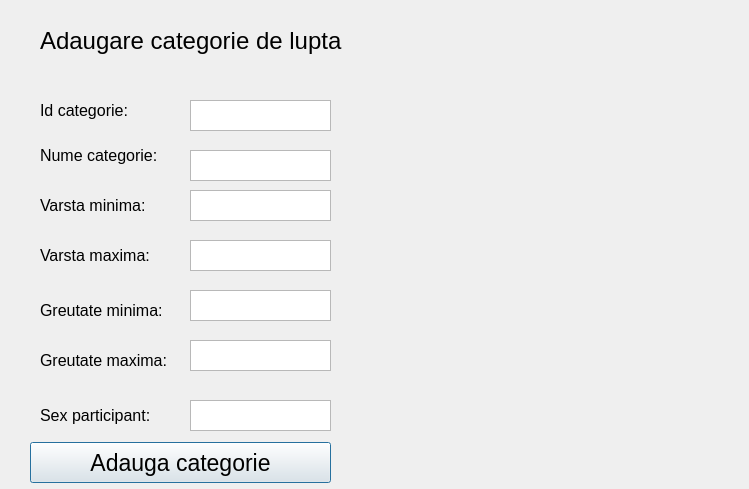
<?xml version="1.0" encoding="UTF-8"?>
<ui version="4.0">
 <class>adaugare_categorie</class>
 <widget class="QDialog" name="adaugare_categorie">
  <property name="geometry">
   <rect>
    <x>0</x>
    <y>0</y>
    <width>749</width>
    <height>489</height>
   </rect>
  </property>
  <property name="windowTitle">
   <string>Dialog</string>
  </property>
  <widget class="QLabel" name="label">
   <property name="geometry">
    <rect>
     <x>40</x>
     <y>20</y>
     <width>341</width>
     <height>41</height>
    </rect>
   </property>
   <property name="font">
    <font>
     <pointsize>18</pointsize>
    </font>
   </property>
   <property name="text">
    <string>Adaugare categorie de lupta</string>
   </property>
  </widget>
  <widget class="QLabel" name="label_2">
   <property name="geometry">
    <rect>
     <x>40</x>
     <y>90</y>
     <width>121</width>
     <height>41</height>
    </rect>
   </property>
   <property name="font">
    <font>
     <pointsize>12</pointsize>
    </font>
   </property>
   <property name="text">
    <string>Id categorie:</string>
   </property>
  </widget>
  <widget class="QLabel" name="label_3">
   <property name="geometry">
    <rect>
     <x>40</x>
     <y>140</y>
     <width>131</width>
     <height>31</height>
    </rect>
   </property>
   <property name="font">
    <font>
     <pointsize>12</pointsize>
    </font>
   </property>
   <property name="text">
    <string>Nume categorie:</string>
   </property>
  </widget>
  <widget class="QLabel" name="label_4">
   <property name="geometry">
    <rect>
     <x>40</x>
     <y>190</y>
     <width>121</width>
     <height>31</height>
    </rect>
   </property>
   <property name="font">
    <font>
     <pointsize>12</pointsize>
    </font>
   </property>
   <property name="text">
    <string>Varsta minima:</string>
   </property>
  </widget>
  <widget class="QLabel" name="label_5">
   <property name="geometry">
    <rect>
     <x>40</x>
     <y>240</y>
     <width>121</width>
     <height>31</height>
    </rect>
   </property>
   <property name="font">
    <font>
     <pointsize>12</pointsize>
    </font>
   </property>
   <property name="text">
    <string>Varsta maxima:</string>
   </property>
  </widget>
  <widget class="QLabel" name="label_6">
   <property name="geometry">
    <rect>
     <x>40</x>
     <y>290</y>
     <width>131</width>
     <height>41</height>
    </rect>
   </property>
   <property name="font">
    <font>
     <pointsize>12</pointsize>
    </font>
   </property>
   <property name="text">
    <string>Greutate minima:</string>
   </property>
  </widget>
  <widget class="QLabel" name="label_7">
   <property name="geometry">
    <rect>
     <x>40</x>
     <y>340</y>
     <width>131</width>
     <height>41</height>
    </rect>
   </property>
   <property name="font">
    <font>
     <pointsize>12</pointsize>
    </font>
   </property>
   <property name="text">
    <string>Greutate maxima:</string>
   </property>
  </widget>
  <widget class="QLabel" name="label_8">
   <property name="geometry">
    <rect>
     <x>40</x>
     <y>400</y>
     <width>121</width>
     <height>31</height>
    </rect>
   </property>
   <property name="font">
    <font>
     <pointsize>12</pointsize>
    </font>
   </property>
   <property name="text">
    <string>Sex participant:</string>
   </property>
  </widget>
  <widget class="QPushButton" name="b_adaugacategorie">
   <property name="geometry">
    <rect>
     <x>30</x>
     <y>442</y>
     <width>301</width>
     <height>41</height>
    </rect>
   </property>
   <property name="font">
    <font>
     <pointsize>17</pointsize>
    </font>
   </property>
   <property name="text">
    <string>Adauga categorie</string>
   </property>
  </widget>
  <widget class="QTextEdit" name="id">
   <property name="geometry">
    <rect>
     <x>190</x>
     <y>100</y>
     <width>141</width>
     <height>31</height>
    </rect>
   </property>
  </widget>
  <widget class="QTextEdit" name="nume">
   <property name="geometry">
    <rect>
     <x>190</x>
     <y>150</y>
     <width>141</width>
     <height>31</height>
    </rect>
   </property>
  </widget>
  <widget class="QTextEdit" name="varsta_min">
   <property name="geometry">
    <rect>
     <x>190</x>
     <y>190</y>
     <width>141</width>
     <height>31</height>
    </rect>
   </property>
  </widget>
  <widget class="QTextEdit" name="varsta_max">
   <property name="geometry">
    <rect>
     <x>190</x>
     <y>240</y>
     <width>141</width>
     <height>31</height>
    </rect>
   </property>
  </widget>
  <widget class="QTextEdit" name="greutate_min">
   <property name="geometry">
    <rect>
     <x>190</x>
     <y>290</y>
     <width>141</width>
     <height>31</height>
    </rect>
   </property>
  </widget>
  <widget class="QTextEdit" name="greutate_max">
   <property name="geometry">
    <rect>
     <x>190</x>
     <y>340</y>
     <width>141</width>
     <height>31</height>
    </rect>
   </property>
  </widget>
  <widget class="QTextEdit" name="sex">
   <property name="geometry">
    <rect>
     <x>190</x>
     <y>400</y>
     <width>141</width>
     <height>31</height>
    </rect>
   </property>
  </widget>
  <widget class="QLabel" name="succes">
   <property name="geometry">
    <rect>
     <x>390</x>
     <y>450</y>
     <width>251</width>
     <height>21</height>
    </rect>
   </property>
   <property name="text">
    <string/>
   </property>
  </widget>
 </widget>
 <resources/>
 <connections/>
</ui>
